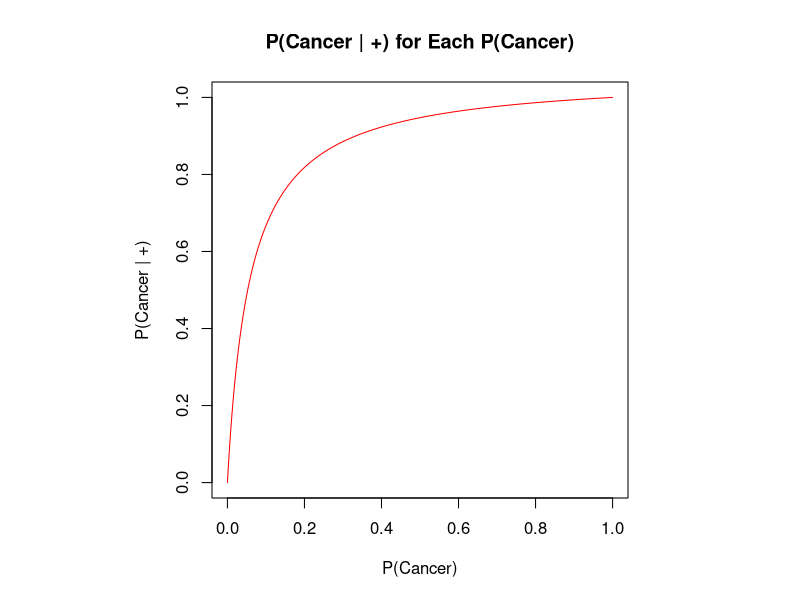

Write the R code that produced this figure.
## ---- chunk 1

# assign the assumed values
tp <- 0.9
tn <- 0.95

# sequence of P(Cancer) values
p <- seq(0,1,length = 1000)

# function to calculate the P(Cancer | +) from the table value
positive_predictive_value <- function(p){
  (tp * p) / ((tp * p) + ((1-tn) * (1- p)))
}

# find the P(Cancer | +) for each P(Cancer)
probabilities <- positive_predictive_value(p)

# generate the plot with P(Cancer) on the x-axis 
# and P(Cancer | +) on the y-axis
{par(pty="s")
plot(x = p, y = probabilities, 
     main = 'P(Cancer | +) for Each P(Cancer)', 
     xlab = 'P(Cancer)', 
     ylab = 'P(Cancer | +)', 
     type = 'l', 
     col = 'red')}

